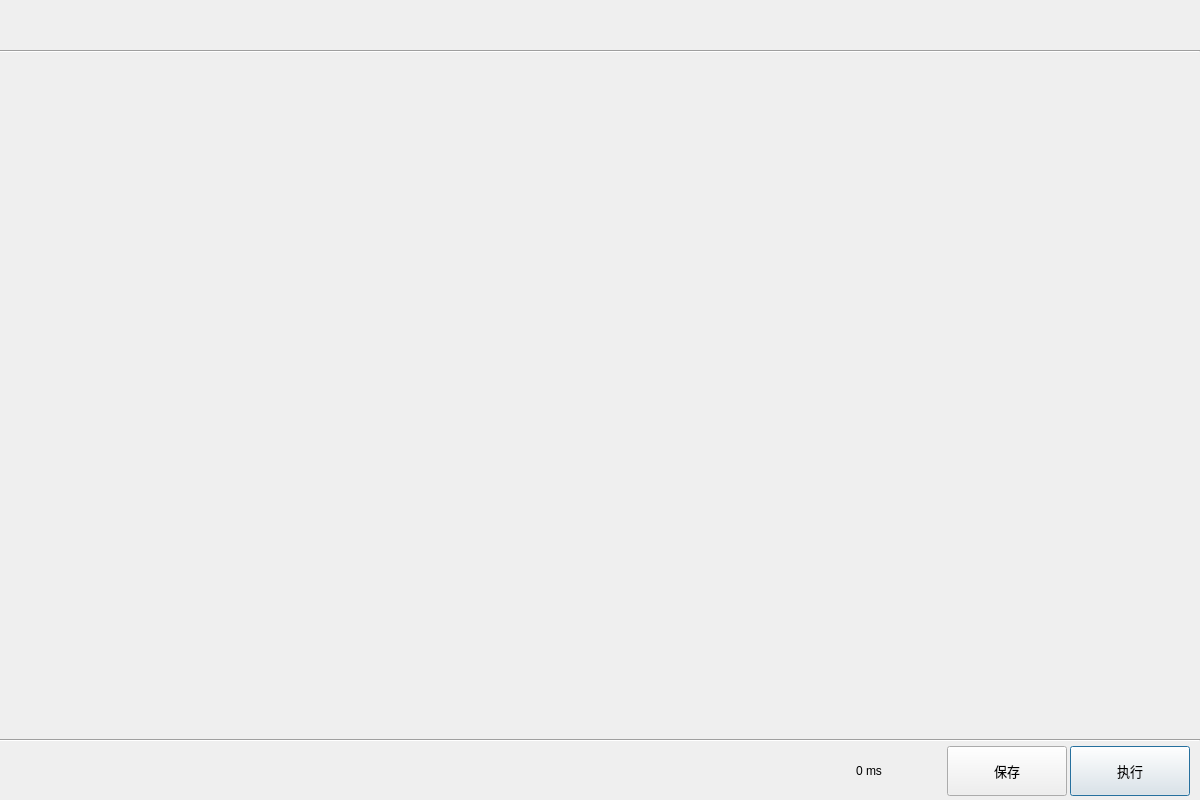
<?xml version="1.0" encoding="UTF-8"?>
<ui version="4.0">
 <class>frmBaseToolClass</class>
 <widget class="QDialog" name="frmBaseToolClass">
  <property name="geometry">
   <rect>
    <x>0</x>
    <y>0</y>
    <width>1200</width>
    <height>800</height>
   </rect>
  </property>
  <property name="sizePolicy">
   <sizepolicy hsizetype="Fixed" vsizetype="Fixed">
    <horstretch>0</horstretch>
    <verstretch>0</verstretch>
   </sizepolicy>
  </property>
  <property name="minimumSize">
   <size>
    <width>500</width>
    <height>270</height>
   </size>
  </property>
  <property name="maximumSize">
   <size>
    <width>16777215</width>
    <height>16777215</height>
   </size>
  </property>
  <property name="windowTitle">
   <string>平面度</string>
  </property>
  <layout class="QVBoxLayout" name="verticalLayout" stretch="1,0,12,0,1">
   <property name="spacing">
    <number>0</number>
   </property>
   <property name="leftMargin">
    <number>0</number>
   </property>
   <property name="topMargin">
    <number>0</number>
   </property>
   <property name="rightMargin">
    <number>0</number>
   </property>
   <property name="bottomMargin">
    <number>0</number>
   </property>
   <item>
    <spacer name="verticalSpacer">
     <property name="orientation">
      <enum>Qt::Vertical</enum>
     </property>
     <property name="sizeType">
      <enum>QSizePolicy::Fixed</enum>
     </property>
     <property name="sizeHint" stdset="0">
      <size>
       <width>20</width>
       <height>50</height>
      </size>
     </property>
    </spacer>
   </item>
   <item>
    <widget class="Line" name="line">
     <property name="minimumSize">
      <size>
       <width>0</width>
       <height>1</height>
      </size>
     </property>
     <property name="orientation">
      <enum>Qt::Horizontal</enum>
     </property>
    </widget>
   </item>
   <item>
    <widget class="QWidget" name="widgetTool" native="true"/>
   </item>
   <item>
    <widget class="Line" name="line_2">
     <property name="minimumSize">
      <size>
       <width>1</width>
       <height>0</height>
      </size>
     </property>
     <property name="orientation">
      <enum>Qt::Horizontal</enum>
     </property>
    </widget>
   </item>
   <item>
    <layout class="QHBoxLayout" name="horizontalLayout_4">
     <property name="spacing">
      <number>3</number>
     </property>
     <property name="topMargin">
      <number>4</number>
     </property>
     <property name="bottomMargin">
      <number>4</number>
     </property>
     <item>
      <spacer name="horizontalSpacer">
       <property name="orientation">
        <enum>Qt::Horizontal</enum>
       </property>
       <property name="sizeHint" stdset="0">
        <size>
         <width>40</width>
         <height>20</height>
        </size>
       </property>
      </spacer>
     </item>
     <item>
      <spacer name="horizontalSpacer_3">
       <property name="orientation">
        <enum>Qt::Horizontal</enum>
       </property>
       <property name="sizeHint" stdset="0">
        <size>
         <width>40</width>
         <height>20</height>
        </size>
       </property>
      </spacer>
     </item>
     <item>
      <widget class="QLabel" name="lbl_Excute">
       <property name="minimumSize">
        <size>
         <width>150</width>
         <height>0</height>
        </size>
       </property>
       <property name="text">
        <string>0 ms</string>
       </property>
       <property name="alignment">
        <set>Qt::AlignCenter</set>
       </property>
      </widget>
     </item>
     <item>
      <widget class="QPushButton" name="btnSave">
       <property name="sizePolicy">
        <sizepolicy hsizetype="Preferred" vsizetype="Fixed">
         <horstretch>0</horstretch>
         <verstretch>0</verstretch>
        </sizepolicy>
       </property>
       <property name="minimumSize">
        <size>
         <width>120</width>
         <height>50</height>
        </size>
       </property>
       <property name="font">
        <font>
         <family>微软雅黑</family>
         <pointsize>10</pointsize>
        </font>
       </property>
       <property name="focusPolicy">
        <enum>Qt::NoFocus</enum>
       </property>
       <property name="text">
        <string>保存</string>
       </property>
       <property name="icon">
        <iconset resource="../QApplication/saribbonresouce.qrc">
         <normaloff>:/icon/icon/save.svg</normaloff>:/icon/icon/save.svg</iconset>
       </property>
       <property name="iconSize">
        <size>
         <width>40</width>
         <height>40</height>
        </size>
       </property>
      </widget>
     </item>
     <item>
      <widget class="QPushButton" name="btnExecute">
       <property name="sizePolicy">
        <sizepolicy hsizetype="Preferred" vsizetype="Fixed">
         <horstretch>0</horstretch>
         <verstretch>0</verstretch>
        </sizepolicy>
       </property>
       <property name="minimumSize">
        <size>
         <width>120</width>
         <height>50</height>
        </size>
       </property>
       <property name="font">
        <font>
         <family>微软雅黑</family>
         <pointsize>10</pointsize>
        </font>
       </property>
       <property name="text">
        <string>执行</string>
       </property>
       <property name="icon">
        <iconset resource="../QApplication/saribbonresouce.qrc">
         <normaloff>:/image/icon/images/CirStart.png</normaloff>:/image/icon/images/CirStart.png</iconset>
       </property>
       <property name="iconSize">
        <size>
         <width>40</width>
         <height>40</height>
        </size>
       </property>
      </widget>
     </item>
     <item>
      <spacer name="horizontalSpacer_2">
       <property name="orientation">
        <enum>Qt::Horizontal</enum>
       </property>
       <property name="sizeType">
        <enum>QSizePolicy::Fixed</enum>
       </property>
       <property name="sizeHint" stdset="0">
        <size>
         <width>10</width>
         <height>20</height>
        </size>
       </property>
      </spacer>
     </item>
    </layout>
   </item>
  </layout>
 </widget>
 <layoutdefault spacing="6" margin="11"/>
 <resources>
  <include location="../QApplication/saribbonresouce.qrc"/>
 </resources>
 <connections/>
</ui>
